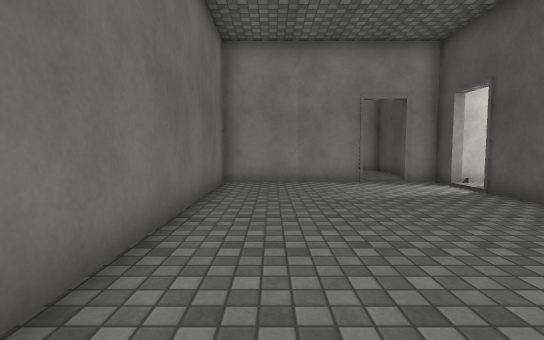
[1] (above)

21 first-person views from a walk through a Unity game level. The camera is 1.2 m above the floor, tilts 4° down and sees 85° across. The floor is counted in squares, 1 m on a side. Each view is taken from the middle of a square. On the plan, view 1 faces up. The plan holds only what a view shows up to about 13 squares ahead; the rest is blank. The place goes on beyond the plan. The player character is not drawn. Door leaves are left out, so doorways stand open. Surface patterns are stand-ins for the level's own textures.

[2]
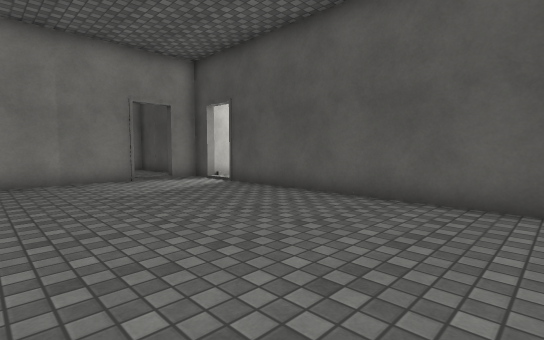

[3]
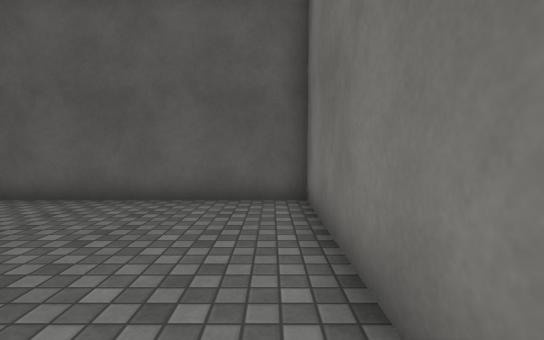

[4]
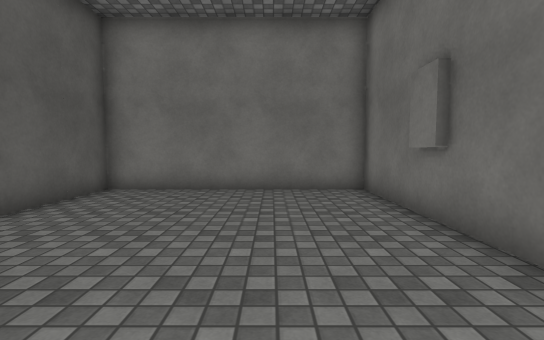

[5]
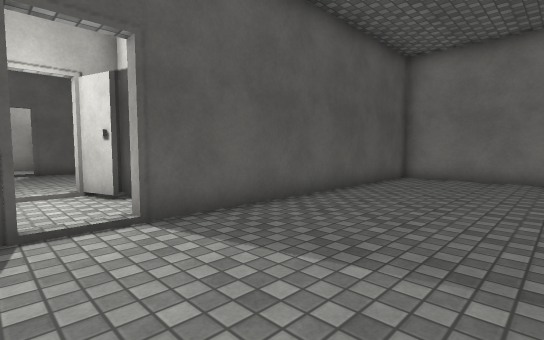

[6]
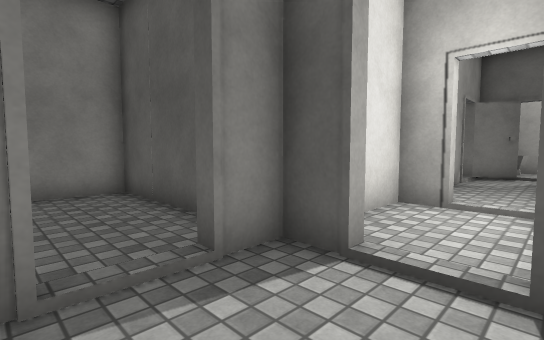

[7]
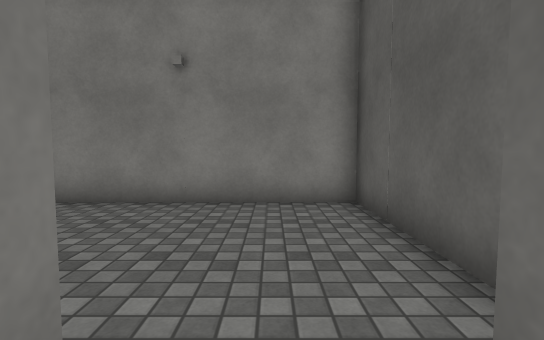

[8]
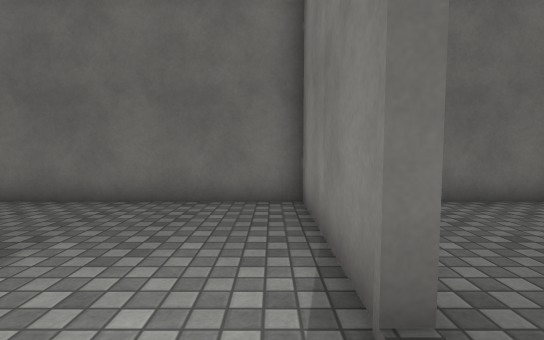

[9]
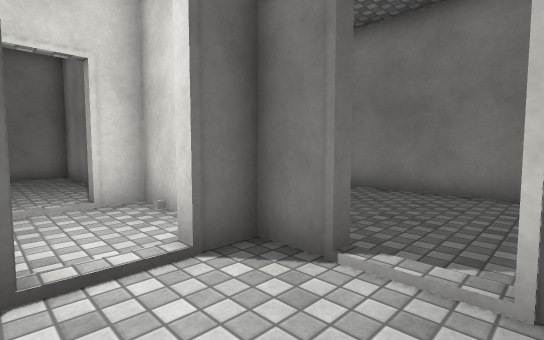

[10]
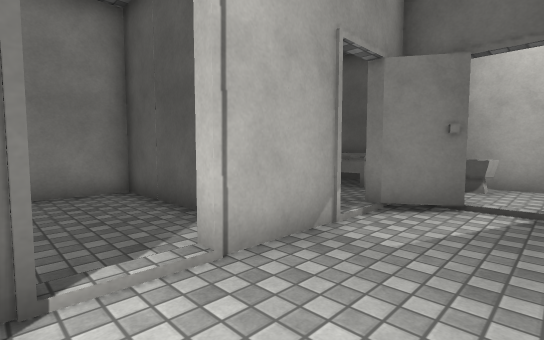

[11]
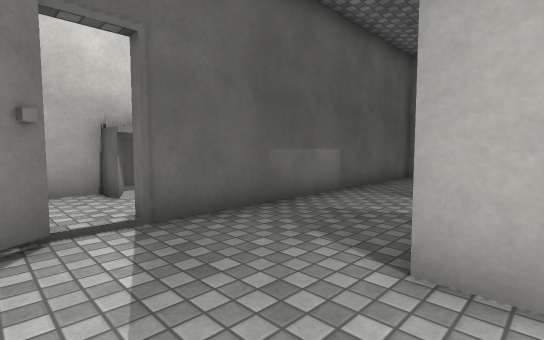

[12]
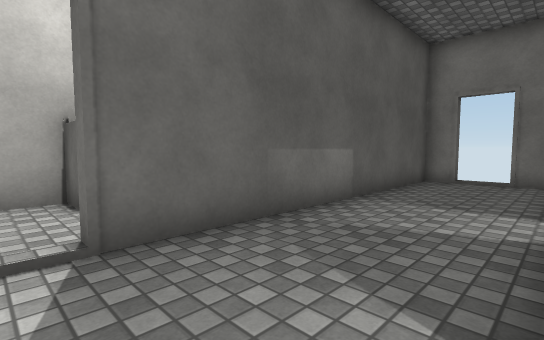

[13]
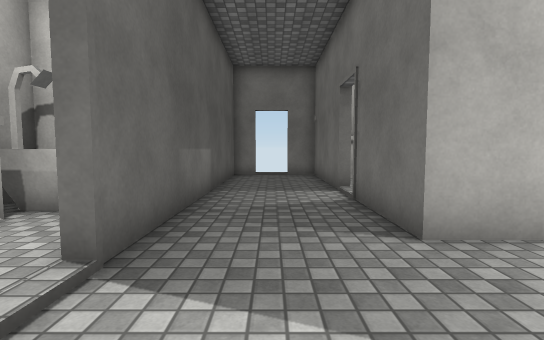

[14]
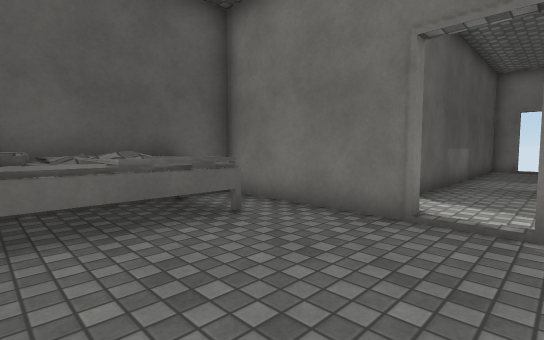

[15]
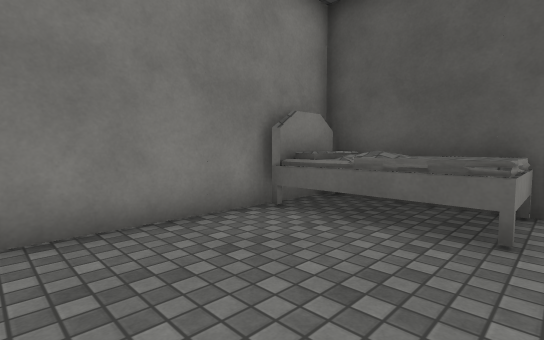

[16]
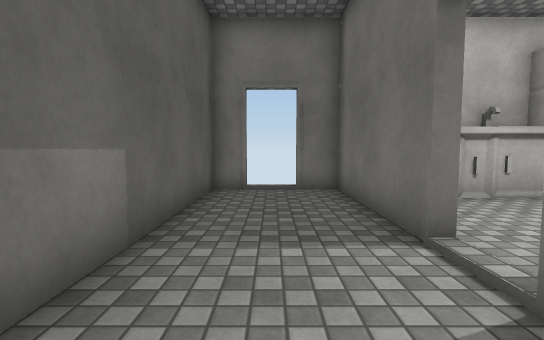

[17]
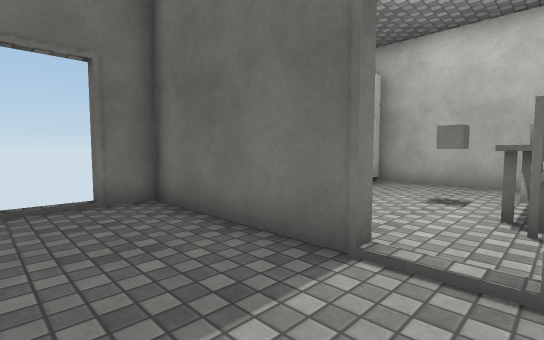

[18]
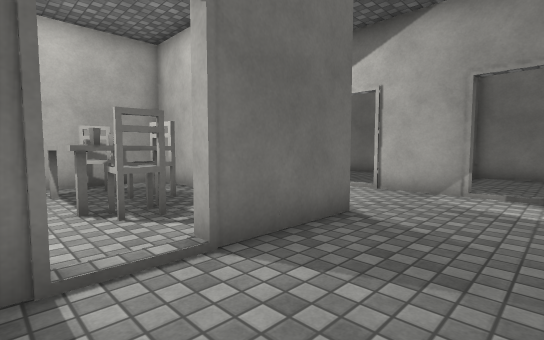

[19]
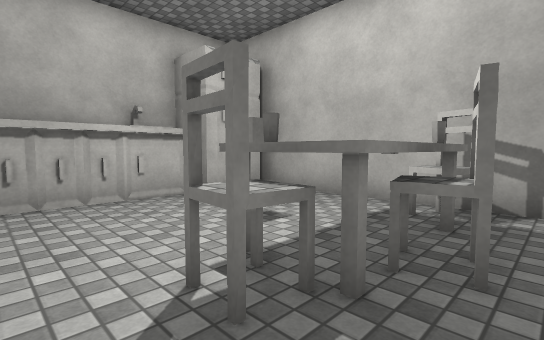

[20]
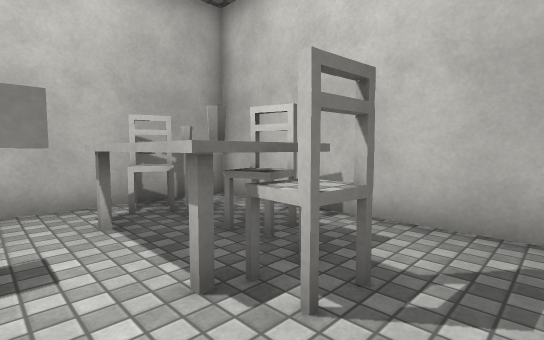

[21]
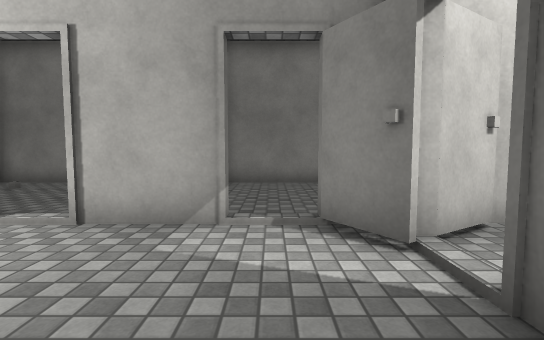

### Floor plan
Ten units are one square. View 1 is at (0, 0); x grows to the right and y downward. Boxes are objects, and circles mark ways between rooms. Rooms are numbered by the first view taken in them; rooms with no view inside come last. Other rooms are left out.
<svg viewBox="-22 -172 245 207">
<path fill="none" stroke="#000" d="M-16 -14 -16 -4M33 -107 -17 -107 -17 28 59 28 59 -82M59 -97 59 -107 48 -107M140 -24 140 28 154 28M124 -71 140 -71 140 -39M176 -93 168 -107M154 -107 128 -107M113 -107 100 -107 100 -97M167 28 178 28 178 -82M168 -109 218 -109 218 -165M210 -167 143 -167 143 -162M129 -69 61 -69 61 15M59 -124 59 -167 -10 -167M-17 -162 -17 -139M140 -130 140 -167 61 -167M86 -77 101 -82M100 -97 98 -97 98 -107 61 -107 61 -97M90 -71 99 -71"/>
<rect x="195" y="-165" width="20" height="40" fill="#bbb"><title>bed</title></rect>
<rect x="65" y="5" width="20" height="20" fill="#bbb"><title>fridge</title></rect>
<rect x="65" y="-55" width="20" height="20" fill="#bbb"><title>chair</title></rect>
<rect x="75" y="-35" width="40" height="10" fill="#bbb"><title>table</title></rect>
<rect x="75" y="-45" width="10" height="10" fill="#bbb"><title>other object</title></rect>
<rect x="85" y="5" width="30" height="20" fill="#bbb"><title>sink</title></rect>
<rect x="85" y="-55" width="20" height="10" fill="#bbb"><title>chair</title></rect>
<rect x="95" y="-25" width="10" height="10" fill="#bbb"><title>cube</title></rect>
<rect x="105" y="-45" width="20" height="10" fill="#bbb"><title>chair</title></rect>
<rect x="105" y="-55" width="10" height="10" fill="#bbb"><title>table</title></rect>
<rect x="115" y="5" width="20" height="20" fill="#bbb"><title>other object</title></rect>
<circle cx="45" cy="-115" r="3" fill="#2a7"/>
<circle cx="60" cy="-90" r="3" fill="#2a7"/>
<circle cx="160" cy="-110" r="3" fill="#2a7"/>
<circle cx="145" cy="-30" r="3" fill="#2a7"/>
<circle cx="115" cy="-115" r="3" fill="#2a7"/>
<circle cx="100" cy="-90" r="3" fill="#2a7"/>
<text x="20" y="-40">1</text>
<text x="150" y="-50">2</text>
<text x="180" y="-140">3</text>
<text x="100" y="-20">4</text>
<text x="20" y="-140">5</text>
<text x="100" y="-140">6</text>
<text x="80" y="-90">7</text>
</svg>
Room 1 opens to room 5. Room 1 opens to room 7. Room 2 opens to room 3. Room 2 opens to room 4. Room 2 opens to room 6. Room 2 opens to room 7.

Where each view was taken, in squares from view 1:
view 1: 0 up, 0 right, facing up
view 2: 1 down, 1 left, facing up-right
view 3: 2 down, 1 left, facing right
view 4: 6 up, 1 right, facing down
view 5: 10 up, 1 right, facing down-right
view 6: 8 up, 3 right, facing up-right
view 7: 10 up, 4 right, facing up
view 8: 10 up, 5 right, facing left
view 9: 8 up, 13 right, facing up-left
view 10: 8 up, 11 right, facing up-right
view 11: 10 up, 13 right, facing down-right
view 12: 9 up, 14 right, facing down-right
view 13: 11 up, 16 right, facing down
view 14: 16 up, 15 right, facing down-right
view 15: 12 up, 15 right, facing up-right
view 16: 6 up, 16 right, facing down
view 17: 4 up, 17 right, facing down-left
view 18: 2 up, 17 right, facing up-left
view 19: 6 up, 13 right, facing down-left
view 20: 2 up, 13 right, facing up-left
view 21: 6 up, 16 right, facing up
